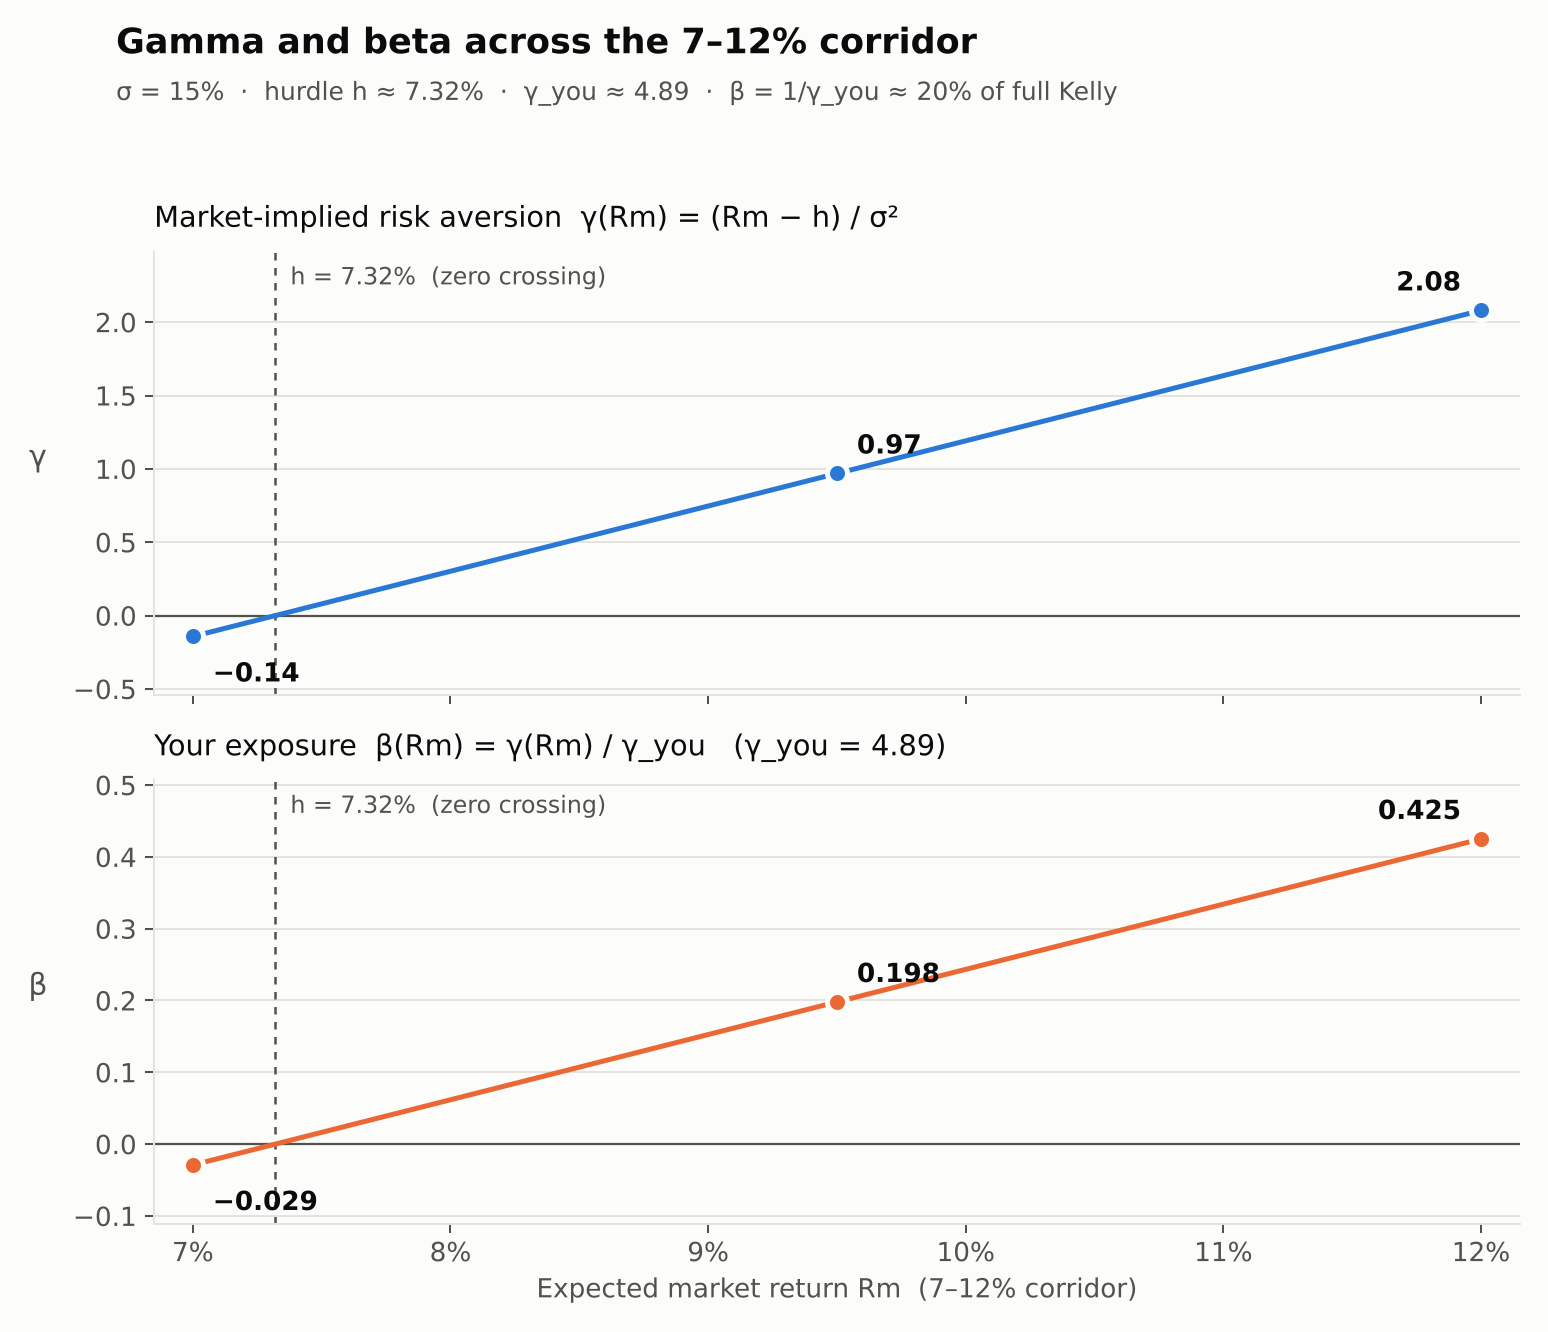

Write the Python code that produced this figure.
import numpy as np, matplotlib
matplotlib.use("Agg")
import matplotlib.pyplot as plt

SURF, INK, INK2, GRID = "#fcfcfb", "#0b0b0b", "#52514e", "#e4e3df"
BLUE, ORANGE = "#2a78d6", "#eb6834"
s2, h = 0.15**2, 0.0732
g_you = 0.05 / (0.454 * s2)          # 4.89
rm = np.linspace(0.07, 0.12, 201)
gamma = (rm - h) / s2
beta = gamma / g_you

plt.rcParams.update({"font.family": "DejaVu Sans", "font.size": 10.5,
                     "axes.edgecolor": GRID, "axes.labelcolor": INK2,
                     "xtick.color": INK2, "ytick.color": INK2})
fig, axes = plt.subplots(2, 1, figsize=(8.6, 7.4), sharex=True, facecolor=SURF)
panels = [
    (axes[0], gamma, BLUE, "Market-implied risk aversion  γ(Rm) = (Rm − h) / σ²",
     "γ", [(0.07, "−0.14"), (0.095, "0.97"), (0.12, "2.08")]),
    (axes[1], beta, ORANGE, f"Your exposure  β(Rm) = γ(Rm) / γ_you   (γ_you = {g_you:.2f})",
     "β", [(0.07, "−0.029"), (0.095, "0.198"), (0.12, "0.425")]),
]
for ax, y, c, title, ylab, pts in panels:
    ax.set_facecolor(SURF)
    ax.grid(axis="y", color=GRID, lw=0.8); ax.set_axisbelow(True)
    for sp in ("top", "right"): ax.spines[sp].set_visible(False)
    ax.axhline(0, color=INK2, lw=0.9)
    ax.axvline(h, color=INK2, lw=1, ls=(0, (3, 3)))
    ax.plot(rm, y, color=c, lw=2, solid_capstyle="round")
    for x, lab in pts:
        yy = np.interp(x, rm, y)
        ax.scatter([x], [yy], s=64, color=c, edgecolor=SURF, linewidth=2, zorder=3)
        ha = "left" if x < 0.12 else "right"
        dy = -18 if x == 0.07 else 8
        ax.annotate(lab, (x, yy), xytext=(8 if ha == "left" else -8, dy),
                    textcoords="offset points", ha=ha, color=INK, fontsize=10.5, fontweight="bold")
    ax.set_title(title, loc="left", color=INK, fontsize=11.5, pad=10)
    ax.set_ylabel(ylab, rotation=0, labelpad=14, fontsize=12)
    lo, hi = y.min(), y.max(); pad = (hi - lo) * 0.18
    ax.set_ylim(lo - pad, hi + pad)
    ax.text(h, hi + pad * 0.55, "  h = 7.32%  (zero crossing)", color=INK2, fontsize=9.5, va="center")
axes[1].set_xlabel("Expected market return Rm  (7–12% corridor)", fontsize=10.5)
axes[1].xaxis.set_major_formatter(matplotlib.ticker.PercentFormatter(1.0, decimals=0))
axes[1].set_xlim(0.0685, 0.1215)
fig.suptitle("Gamma and beta across the 7–12% corridor", x=0.075, ha="left",
             fontsize=14, color=INK, fontweight="bold")
fig.text(0.075, 0.925, "σ = 15%  ·  hurdle h ≈ 7.32%  ·  γ_you ≈ 4.89  ·  β = 1/γ_you ≈ 20% of full Kelly",
         color=INK2, fontsize=10)
fig.tight_layout(rect=(0, 0, 1, 0.915))
fig.savefig(__file__.replace(".py", ".png"), dpi=180, facecolor=SURF)
